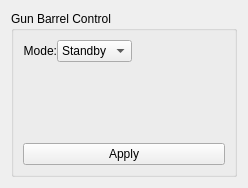
<?xml version="1.0" encoding="UTF-8"?>
<ui version="4.0">
 <class>FrameGunControlBarrel</class>
 <widget class="QFrame" name="FrameGunControlBarrel">
  <property name="geometry">
   <rect>
    <x>0</x>
    <y>0</y>
    <width>248</width>
    <height>188</height>
   </rect>
  </property>
  <property name="windowTitle">
   <string>Frame</string>
  </property>
  <layout class="QGridLayout" name="gridLayout_2">
   <item row="0" column="0">
    <widget class="QGroupBox" name="groupBoxGunBarrCon">
     <property name="enabled">
      <bool>true</bool>
     </property>
     <property name="sizePolicy">
      <sizepolicy hsizetype="Preferred" vsizetype="Minimum">
       <horstretch>0</horstretch>
       <verstretch>0</verstretch>
      </sizepolicy>
     </property>
     <property name="styleSheet">
      <string notr="true"/>
     </property>
     <property name="title">
      <string>Gun Barrel Control</string>
     </property>
     <layout class="QGridLayout" name="gridLayout">
      <property name="verticalSpacing">
       <number>1</number>
      </property>
      <item row="0" column="0">
       <layout class="QHBoxLayout" name="horizontalLayout">
        <item>
         <layout class="QHBoxLayout" name="horizontalLayout_4">
          <item>
           <widget class="QLabel" name="label_9">
            <property name="layoutDirection">
             <enum>Qt::LeftToRight</enum>
            </property>
            <property name="text">
             <string>Mode:</string>
            </property>
            <property name="alignment">
             <set>Qt::AlignRight|Qt::AlignTrailing|Qt::AlignVCenter</set>
            </property>
           </widget>
          </item>
          <item>
           <widget class="QComboBox" name="comboBoxGunBarControlMode">
            <item>
             <property name="text">
              <string>Standby</string>
             </property>
            </item>
            <item>
             <property name="text">
              <string>Manual</string>
             </property>
            </item>
            <item>
             <property name="text">
              <string>Auto</string>
             </property>
            </item>
           </widget>
          </item>
         </layout>
        </item>
        <item>
         <spacer name="horizontalSpacer">
          <property name="orientation">
           <enum>Qt::Horizontal</enum>
          </property>
          <property name="sizeHint" stdset="0">
           <size>
            <width>45</width>
            <height>20</height>
           </size>
          </property>
         </spacer>
        </item>
       </layout>
      </item>
      <item row="1" column="0">
       <widget class="FrameTextInput" name="inputAzimuth" native="true"/>
      </item>
      <item row="2" column="0">
       <widget class="FrameTextInput" name="inputElevation" native="true"/>
      </item>
      <item row="3" column="0">
       <widget class="QPushButton" name="pushButtonGunBarControlApply">
        <property name="text">
         <string>Apply</string>
        </property>
       </widget>
      </item>
     </layout>
    </widget>
   </item>
  </layout>
 </widget>
 <customwidgets>
  <customwidget>
   <class>FrameTextInput</class>
   <extends>QWidget</extends>
   <header>src/view/shared/frame_text_input.h</header>
   <container>1</container>
  </customwidget>
 </customwidgets>
 <resources/>
 <connections/>
</ui>
